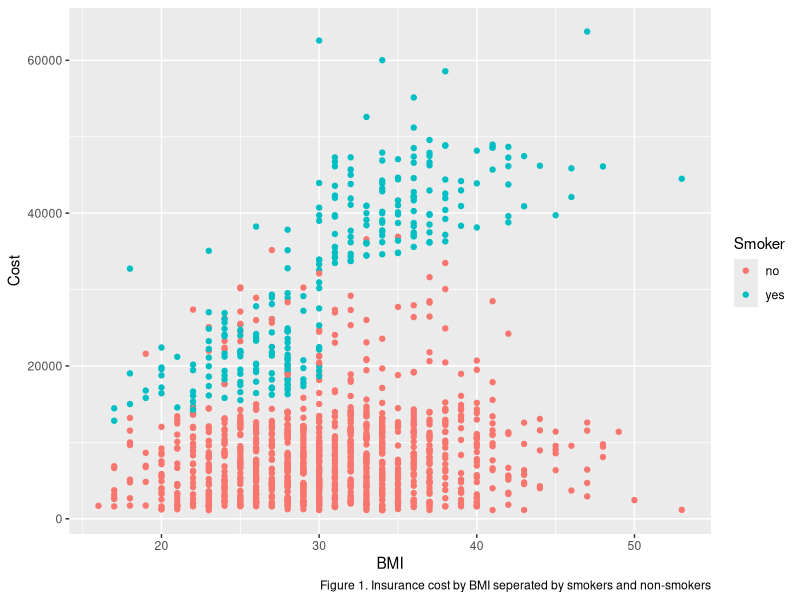
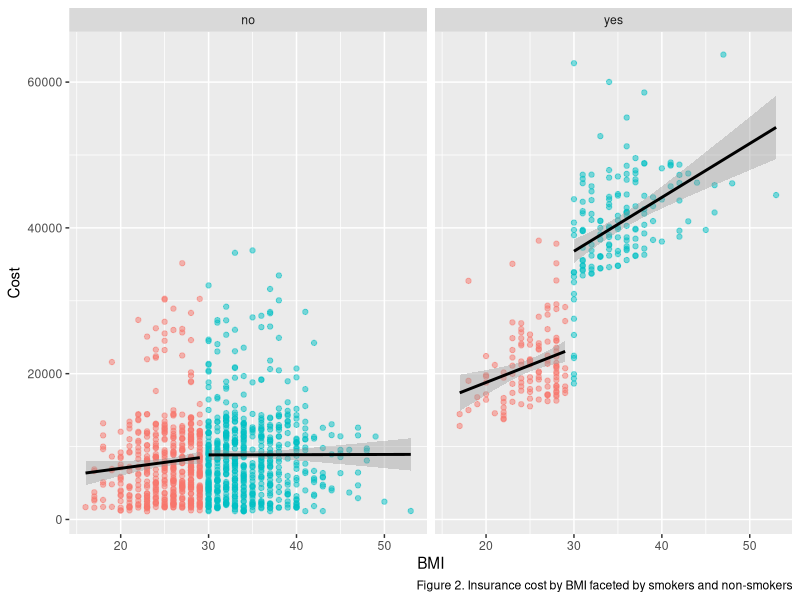
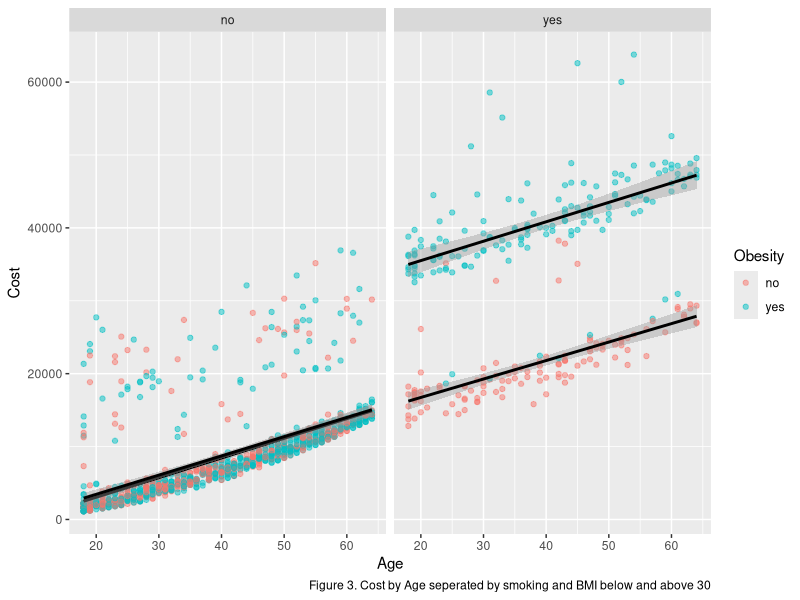

Source code (R) for these figures, in order:
## ---- chunk 1
knitr::opts_chunk$set(warning = FALSE, message = FALSE)
library(tidyverse)
library(kableExtra)
set.seed(10366)
## ---- chunk 2
insurance <- read.csv("insurance.csv")
insurance <- insurance %>%
  mutate_at(vars(Cost, BMI), funs(round(., 0)))
## ---- chunk 3
freqSmoker<-table(insurance$Smoker)
perSmoker<- round(prop.table(freqSmoker), 2) * 100
Smokers <- rbind(freqSmoker,perSmoker)
rownames(Smokers) <- c("Frequency", "Percentage")
TSmokers <- kable(Smokers, caption = "Frequency and Percentage of Smokers")%>%
  kable_styling(latex_options = "HOLD_position")

freqSex<-table(insurance$Sex)
perSex<- round(prop.table(freqSex), 2) * 100
Sex <- rbind(freqSex,perSex)
rownames(Sex) <- c("Frequency", "Percentage")
TSex <- kable(Sex, caption = "Frequency and Percentage of Sexes")%>%
  kable_styling(latex_options = "HOLD_position")

freqReg<-table(insurance$Region)
perReg<- round(prop.table(freqReg), 2) * 100
Reg <- rbind(freqReg,perReg)
rownames(Reg) <- c("Frequency", "Percentage")
TReg <- kable(Reg, caption = "Frequency and Percentage of Region")%>%
  kable_styling(latex_options = "HOLD_position")

agedf <- as.data.frame(insurance$Age)
Ages <- as.data.frame(apply(agedf, 2, summary))
BMIdf <- as.data.frame(insurance$BMI)
BMIs <- as.data.frame(apply(BMIdf, 2, summary))
childdf <- as.data.frame(insurance$Children)
childs <- as.data.frame(apply(childdf, 2, summary))
costdf <- as.data.frame(insurance$Cost)
costs <- as.data.frame(apply(costdf, 2, summary))

AgeBMI <- as.data.frame(apply(merge(Ages, BMIs), 2, summary))
childcost <- as.data.frame(apply(merge(childs, costs), 2, summary))
Allsummary <- as.data.frame(apply(merge(AgeBMI, childcost), 2, summary))
colnames(Allsummary) <- c("Age", "BMI", "Children", "Cost")
Tnum <- kable(Allsummary, caption = "Summary and spread of numerical data", digits = 0)%>%
  kable_styling(latex_options = "HOLD_position")

## ---- chunk 4
TSmokers
TSex
TReg
Tnum
## ---- chunk 5
ggplot(insurance, aes(BMI, Cost, colour = Smoker)) + 
  geom_point()+labs(caption = "Figure 1. Insurance cost by BMI seperated by smokers and non-smokers")
## ---- chunk 6
model <- lm(Cost ~ BMI + Age + Sex + Region + Children + Smoker, data=insurance)
model_tab <- broom::tidy(model)
model_tab_clean <- model_tab %>% 
  mutate(term = recode(term, "Sexmale" = "Sex: Male","Regionnorthwest" = "Region: Northwest", "Regionsouthwest" = "Region: Southwest", "Regionsoutheast" = "Region: Southeast", "Smokeryes" = "Smoker"))
model_tab_clean <- model_tab_clean %>% mutate_if(is.numeric, ~round(.,3))
## ---- chunk 7
kable(model_tab_clean, caption = "Summary of estimates for the linear regression model on insurance costs")%>%
  kable_styling(latex_options = "HOLD_position")
## ---- chunk 8
insurance %>% 
  select(BMI, Cost, Smoker) %>% 
  mutate(t = as.factor(ifelse(BMI >= 30, 1, 0))) %>% 
  ggplot(aes(BMI, Cost, color = t)) + 
    geom_point(alpha = 0.5) + theme(legend.position = "none") + facet_wrap(~Smoker)+
  labs(caption = "Figure 2. Insurance cost by BMI faceted by smokers and non-smokers") + 
  geom_smooth(aes(group = t), formula = y~x, method = 'lm', color = "black")
## ---- chunk 9
insurance %>% 
  select(Age, Cost, Smoker, BMI) %>% 
  mutate(Obesity = as.factor(ifelse(BMI >= 30, "yes", "no"))) %>% 
  ggplot(aes(Age, Cost, color = Obesity)) + 
    geom_point(alpha = 0.5) + facet_wrap(~Smoker)+
  labs(caption = "Figure 3. Cost by Age seperated by smoking and BMI below and above 30") + 
  geom_smooth(aes(group = Obesity), formula = y~x, method = 'lm', color = "black")
## ---- chunk 10
kable(head(insurance),caption = "Preview of data structure")%>%
  kable_styling(latex_options = "HOLD_position")
